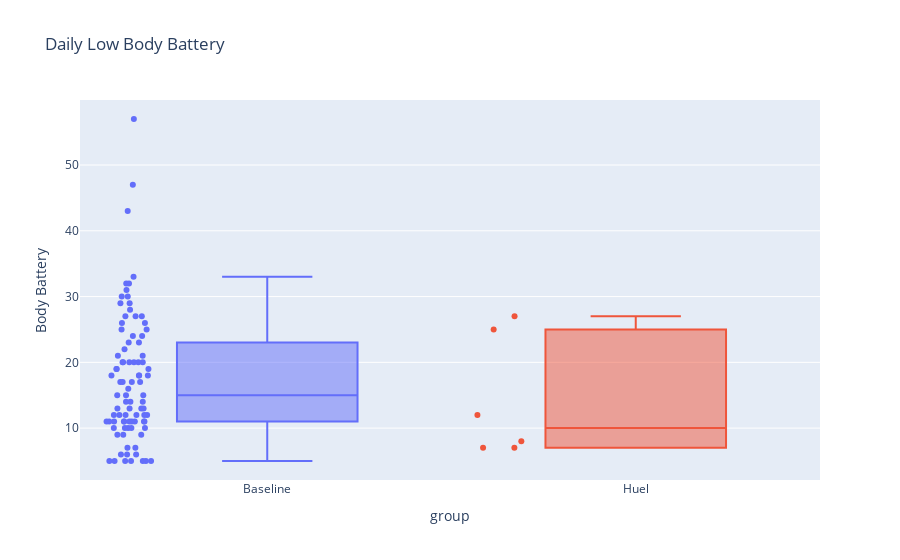

Notebook source saved alongside this figure:
### Code cell
# Daily high 
bb_low = (
    bb
    .loc[lambda x: x.bodyBatteryStatType == 'LOWEST']
)
fig = px.box(bb_low, x='group', y='Body Battery', color='group', points='all', title='Daily Low Body Battery')

fig_to_html(fig, 'bb_low')
fig

### Figure 1 — Plotly figure (JSON) as saved in the notebook; plotly's stock layout.template omitted (floating-point values rounded to 4 significant figures)
{"data": [{"alignmentgroup": "True", "boxpoints": "all", "hovertemplate": "group=%{x}<br>Body Battery=%{y}<extra></extra>", "legendgroup": "Baseline", "marker": {"color": "#636efa"}, "name": "Baseline", "notched": false, "offsetgroup": "Baseline", "orientation": "v", "showlegend": true, "type": "box", "x": ["Baseline", "Baseline", "Baseline", "Baseline", "Baseline", "Baseline", "Baseline", "Baseline", "Baseline", "Baseline", "Baseline", "Baseline", "Baseline", "Baseline", "Baseline", "Baseline", "Baseline", "Baseline", "Baseline", "Baseline", "Baseline", "Baseline", "Baseline", "Baseline", "Baseline", "Baseline", "Baseline", "Baseline", "Baseline", "Baseline", "Baseline", "Baseline", "Baseline", "Baseline", "Baseline", "Baseline", "Baseline", "Baseline", "Baseline", "Baseline", "Baseline", "Baseline", "Baseline", "Baseline", "Baseline", "Baseline", "Baseline", "Baseline", "Baseline", "Baseline", "Baseline", "Baseline", "Baseline", "Baseline", "Baseline", "Baseline", "Baseline", "Baseline", "Baseline", "Baseline", "Baseline", "Baseline", "Baseline", "Baseline", "Baseline", "Baseline", "Baseline", "Baseline", "Baseline", "Baseline", "Baseline", "Baseline", "Baseline", "Baseline", "Baseline", "Baseline", "Baseline", "Baseline", "Baseline", "Baseline", "Baseline", "Baseline", "Baseline", "Baseline", "Baseline", "Baseline", "Baseline", "Baseline", "Baseline", "Baseline"], "x0": " ", "xaxis": "x", "y": [32, 30, 32, 28, 27, 20, 18, 17, 26, 26, 15, 11, 11, 17, 27, 25, 9, 5, 5, 5, 5, 23, 31, 30, 29, 12, 11, 14, 21, 33, 24, 13, 11, 10, 10, 13, 18, 18, 19, 19, 12, 11, 15, 9, 12, 6, 6, 20, 9, 7, 57, 47, 43, 12, 20, 17, 20, 10, 6, 10, 14, 13, 11, 11, 29, 15, 17, 21, 11, 5, 11, 18, 20, 27, 20, 22, 12, 12, 25, 14, 13, 7, 5, 5, 19, 23, 24, 16, 11, 10], "y0": " ", "yaxis": "y"}, {"alignmentgroup": "True", "boxpoints": "all", "hovertemplate": "group=%{x}<br>Body Battery=%{y}<extra></extra>", "legendgroup": "Huel", "marker": {"color": "#EF553B"}, "name": "Huel", "notched": false, "offsetgroup": "Huel", "orientation": "v", "showlegend": true, "type": "box", "x": ["Huel", "Huel", "Huel", "Huel", "Huel", "Huel"], "x0": " ", "xaxis": "x", "y": [25, 27, 8, 7, 12, 7], "y0": " ", "yaxis": "y"}], "layout": {"boxmode": "overlay", "legend": {"title": {"text": "group"}, "tracegroupgap": 0}, "showlegend": false, "title": {"text": "Daily Low Body Battery"}, "xaxis": {"anchor": "y", "categoryarray": ["Baseline", "Huel"], "categoryorder": "array", "domain": [0, 1], "title": {"text": "group"}}, "yaxis": {"anchor": "x", "domain": [0, 1], "title": {"text": "Body Battery"}}}}
